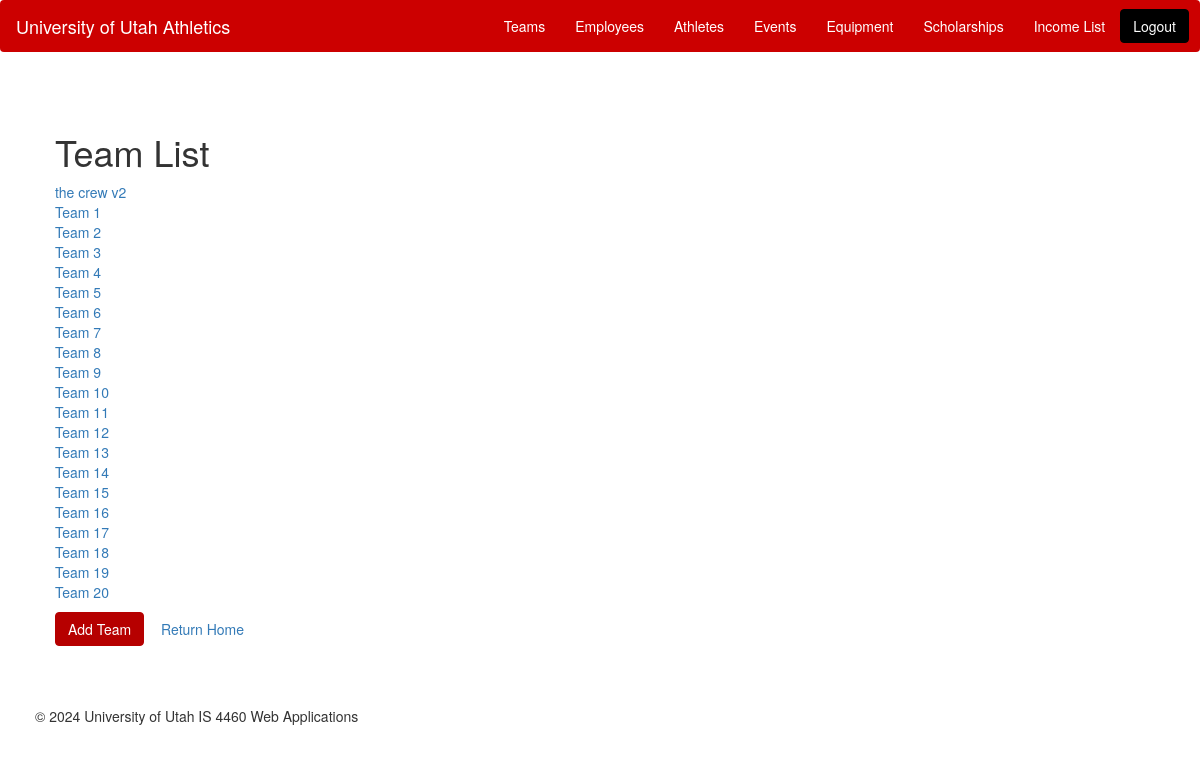
The page /athletics/team/list/ on the database as committed earlier.
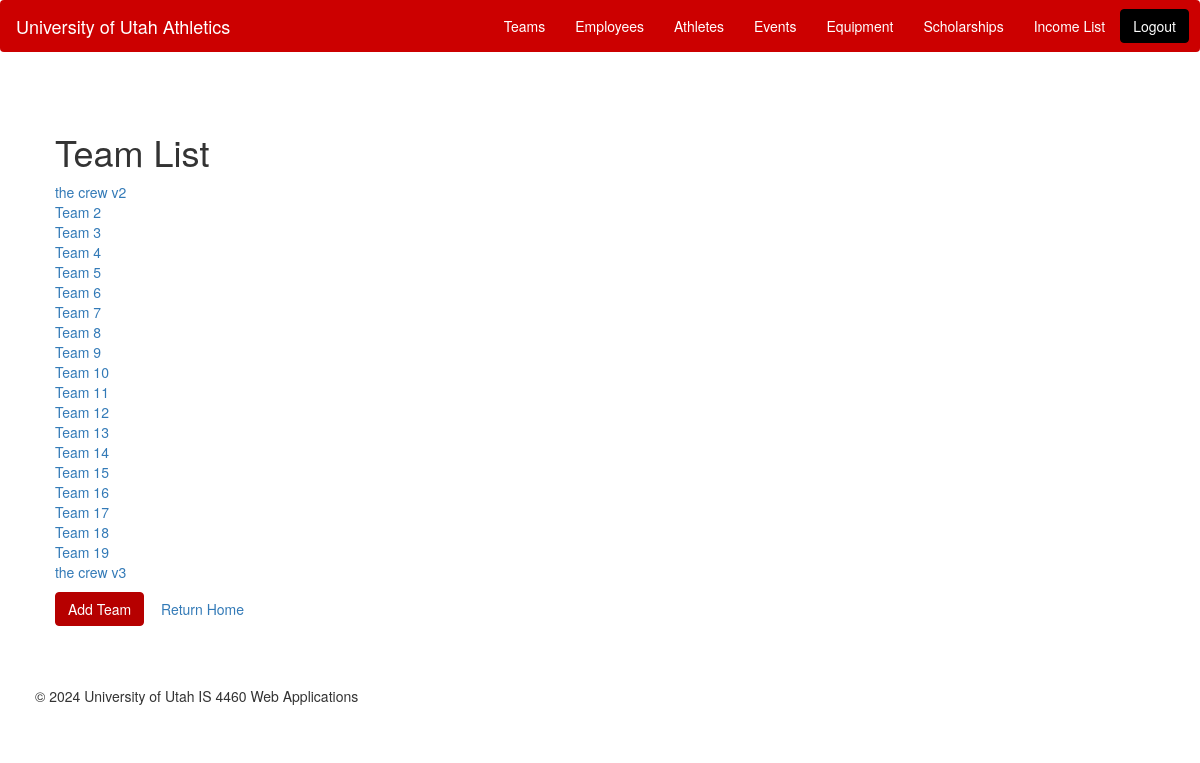
The same page on the database as committed later.
### athletics/models.py (models this page shows, shortened)
class Team(models.Model):
    team_id = models.AutoField(primary_key=True)
    team_name = models.CharField(max_length=100)
    type = models.CharField(max_length=50)
    email = models.CharField(max_length=50)
    established_date = models.DateField()
    employees = models.ManyToManyField('Employee', related_name='teams_associated', blank=True)

### athletics/views.py (the view)
# urls.py: path('team/list/', views.TeamList.as_view(),name = 'team-list'),
class TeamList(View):
    def get(self,request):
        teams = Team.objects.all()
        return render(request = request,
                      template_name = 'team_list.html',
                      context = {'teams':teams})

### athletics/templates/team_list.html (shortened to what this page needs)
{% extends 'base.html' %}
{% block content %}
<div class="container">
    <div class="row">
        <div class="col-md-6 offset-md-3">
            <h1 class="mt-4">Team List</h1>
            <ul class="list-unstyled">
                {% for team in teams %}
                    <li><a href="/athletics/team/details/{{ team.team_id }}/">{{ team.team_name }}</a></li>
                {% endfor %}
            </ul>
            <a href="/athletics/team/add/" class="btn btn-primary">Add Team</a>
            <a href="/athletics/home/" class="btn btn-secondary">Return Home</a>
        </div>
    </div>
</div>
{% endblock %}

Rows that differ between the two databases and show on the page:
removed Team: team_name "Team 1"
removed Team: team_name "Team 20"
added Team: team_name "the crew v3"
